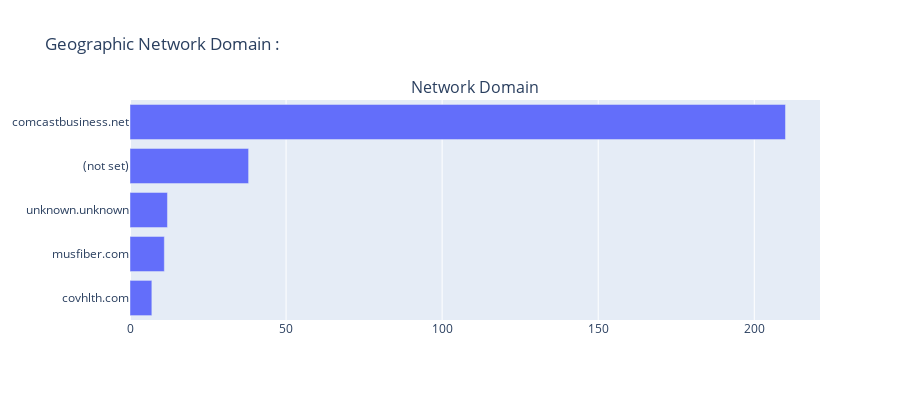
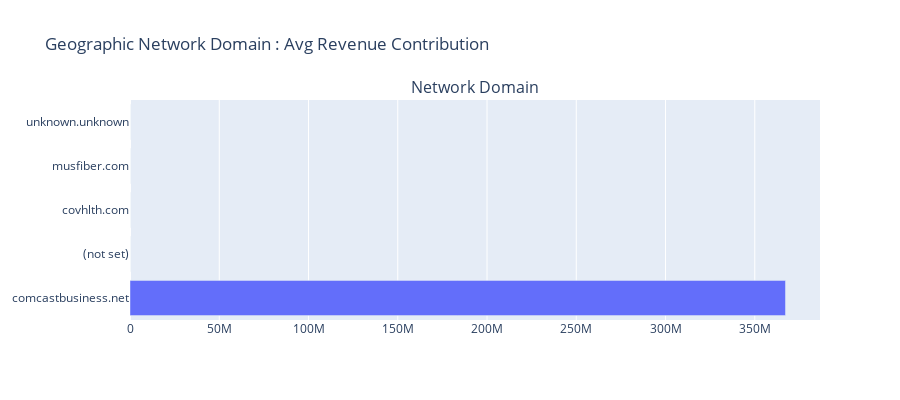

The code cell stored with these charts, in order, in its notebook:
### Markdown cell above
### Domain

### Code cell
plot_Domain(df_viz)
plot_Domain(df_viz,flg=1)
#plot_Domain(df_viz,flg=2)

### Figure 1 — Plotly figure (JSON) as saved in the notebook; plotly's stock layout.template omitted (floating-point values rounded to 4 significant figures)
{"data": [{"orientation": "h", "type": "bar", "x": [7, 11, 12, 38, 210], "xaxis": "x", "y": ["covhlth.com", "musfiber.com", "unknown.unknown", "(not set)", "comcastbusiness.net"], "yaxis": "y"}], "layout": {"annotations": [{"font": {"size": 16}, "showarrow": false, "text": "Network Domain", "x": 0.5, "xanchor": "center", "xref": "paper", "y": 1, "yanchor": "bottom", "yref": "paper"}], "height": 400, "showlegend": false, "title": {"text": "Geographic Network Domain : "}, "xaxis": {"anchor": "y", "domain": [0, 1]}, "yaxis": {"anchor": "x", "domain": [0, 1]}}}

### Figure 2 — Plotly figure (JSON) as saved in the notebook; plotly's stock layout.template omitted (floating-point values rounded to 4 significant figures)
{"data": [{"orientation": "h", "type": "bar", "x": [367200000.0, 0, 0, 0, 0], "xaxis": "x", "y": ["comcastbusiness.net", "(not set)", "covhlth.com", "musfiber.com", "unknown.unknown"], "yaxis": "y"}], "layout": {"annotations": [{"font": {"size": 16}, "showarrow": false, "text": "Network Domain", "x": 0.5, "xanchor": "center", "xref": "paper", "y": 1, "yanchor": "bottom", "yref": "paper"}], "height": 400, "showlegend": false, "title": {"text": "Geographic Network Domain : Avg Revenue Contribution"}, "xaxis": {"anchor": "y", "domain": [0, 1]}, "yaxis": {"anchor": "x", "domain": [0, 1]}}}
